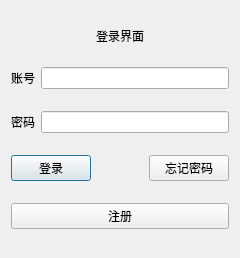
<?xml version="1.0" encoding="UTF-8"?>
<ui version="4.0">
 <class>login</class>
 <widget class="QDialog" name="login">
  <property name="geometry">
   <rect>
    <x>0</x>
    <y>0</y>
    <width>240</width>
    <height>258</height>
   </rect>
  </property>
  <property name="windowTitle">
   <string>Dialog</string>
  </property>
  <layout class="QVBoxLayout" name="verticalLayout">
   <item>
    <widget class="QLabel" name="label">
     <property name="sizePolicy">
      <sizepolicy hsizetype="Preferred" vsizetype="Fixed">
       <horstretch>0</horstretch>
       <verstretch>0</verstretch>
      </sizepolicy>
     </property>
     <property name="text">
      <string>登录界面</string>
     </property>
     <property name="alignment">
      <set>Qt::AlignCenter</set>
     </property>
    </widget>
   </item>
   <item>
    <layout class="QHBoxLayout" name="horizontalLayout">
     <item>
      <widget class="QLabel" name="label_2">
       <property name="text">
        <string>账号</string>
       </property>
      </widget>
     </item>
     <item>
      <widget class="QLineEdit" name="line_account"/>
     </item>
    </layout>
   </item>
   <item>
    <layout class="QHBoxLayout" name="horizontalLayout_2">
     <item>
      <widget class="QLabel" name="label_3">
       <property name="text">
        <string>密码</string>
       </property>
      </widget>
     </item>
     <item>
      <widget class="QLineEdit" name="line_password">
       <property name="echoMode">
        <enum>QLineEdit::Password</enum>
       </property>
      </widget>
     </item>
    </layout>
   </item>
   <item>
    <layout class="QHBoxLayout" name="horizontalLayout_3">
     <item>
      <widget class="QPushButton" name="button_login">
       <property name="text">
        <string>登录</string>
       </property>
      </widget>
     </item>
     <item>
      <spacer name="horizontalSpacer">
       <property name="orientation">
        <enum>Qt::Horizontal</enum>
       </property>
       <property name="sizeHint" stdset="0">
        <size>
         <width>40</width>
         <height>20</height>
        </size>
       </property>
      </spacer>
     </item>
     <item>
      <widget class="QPushButton" name="button_forget">
       <property name="text">
        <string>忘记密码</string>
       </property>
      </widget>
     </item>
    </layout>
   </item>
   <item>
    <widget class="QPushButton" name="pushButton">
     <property name="text">
      <string>注册</string>
     </property>
    </widget>
   </item>
  </layout>
 </widget>
 <resources/>
 <connections/>
</ui>
